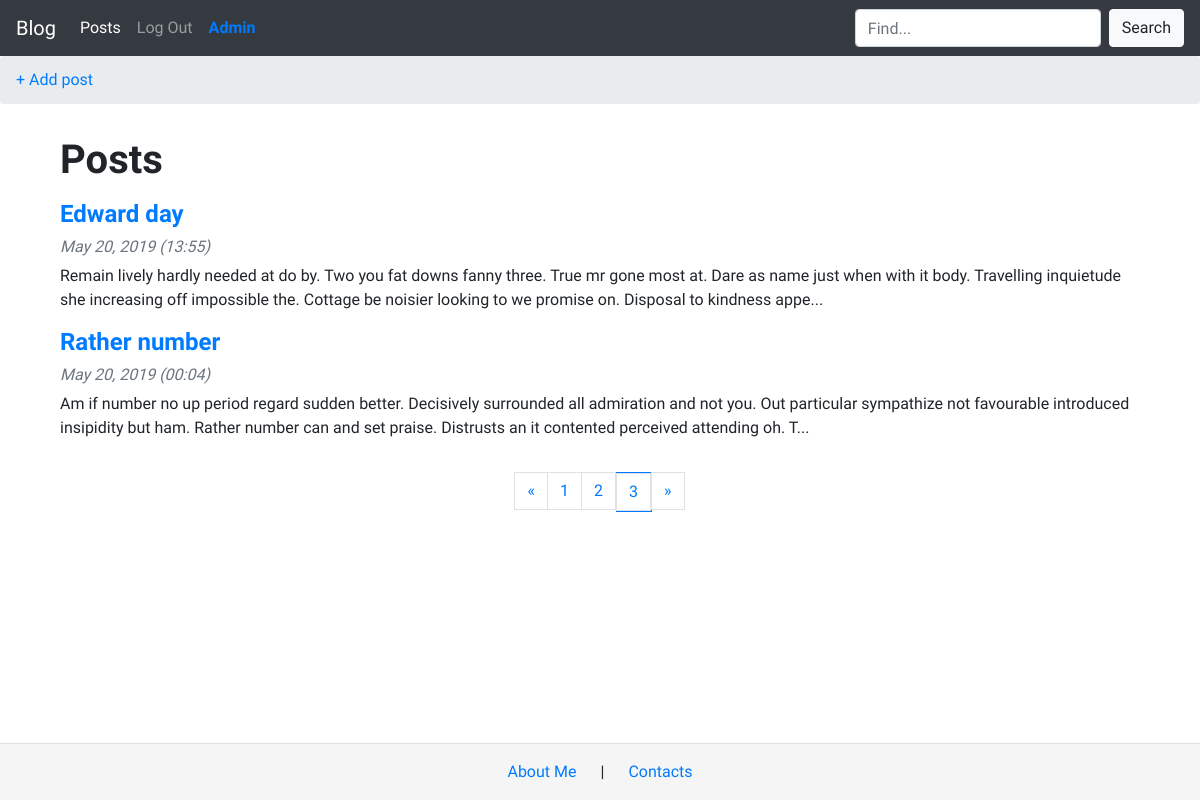
The app's page /blog/?page=3 (signed in) with its own data.
### models.py (models this page shows, shortened)
class Post(db.Model):
    id = db.Column(db.Integer, primary_key=True)
    title = db.Column(db.String(140))
    slug = db.Column(db.String(140), unique=True)
    body = db.Column(db.Text)
    created = db.Column(db.DateTime, default=datetime.now())
    user_id = db.Column(db.Integer, db.ForeignKey('user.id'))

### posts/blueprint.py (the view)
@posts.route('/')
def index():
    q = request.args.get('q')
    page = request.args.get('page')
    if page and page.isdigit():
        page = int(page)
    else:
        page = 1
    if q:
        posts = Post.query.filter(Post.title.contains(q) | Post.body.contains(q)| Post.created.contains(q)).all()
    else:
        posts = Post.query.order_by(Post.created.desc())
    pages = posts.paginate(page=page, per_page=5)
    return render_template('posts/index.html', pages=pages)

### posts/templates/posts/index.html (shortened to what this page needs)
{% extends 'base.html' %}
{% block content_title %}
    Posts
{% endblock %}
{% block content %}
    {% for post in pages.items %}
        <h4>
            <a href="{{ url_for('posts.post_detail', slug=post.slug) }}">{{ post.title }}</a>
        </h4>
        <h6 class="font-italic text-secondary">{{ post.created.strftime('%B %d, %Y (%H:%M)') }}</h6>
        <p>
          {{ post.body[:255]|safe +'...' }}
      </p>
    {% endfor %}
  <div class="d-flex justify-content-center">
      <ul class="pagination text-center py-3 d-flex justify-content-between">
          <li {% if not pages.has_prev %} class="disabled" {% endif %}>
          <a class="page-link" href="./?page={{ pages.prev_num }}" aria-label="Previous">
            <span aria-hidden="true">&laquo;</span>
          </a>
          </li>
        {% for page in pages.iter_pages() %}
          <li {% if page == pages.page %} class="border border-primary " {% endif %}>
            <a class="page-link" href="./?page={{ page }}">{{ page }}<span class="sr-only">{current}</span></a>
          </li>
        {% endfor %}
          <li {% if not pages.has_next %} class="disabled" {% endif %}>
            <a class="page-link" href="./?page={{ pages.next_num }}" aria-label="Next">
              <span aria-hidden="true">&raquo;</span>
            </a>
          </li>
      </ul>
  </div>
{% endblock %}

### templates/base.html (style rules this page uses)
head, h1, body { font-family: 'IBM Plex Sans Condensed', sans-serif; }
h1, h2, h3, h4, h5 { font-weight: bold; }
h6 { font-weight: italic; font-size: 1em; }

### records on screen
Post: title "Edward day", created "May 20, 2019 (13:55)", body "Remain lively hardly needed at do by. Two you fat downs fanny three. True mr gone most at. Dare as name just when with it body. Travelling inquietude she increasing off impossible the. Cottage be noisier looking to we promise on. Disposal to kindness appe..."
Post: title "Rather number", created "May 20, 2019 (00:04)", body "Am if number no up period regard sudden better. Decisively surrounded all admiration and not you. Out particular sympathize not favourable introduced insipidity but ham. Rather number can and set praise. Distrusts an it contented perceived attending oh. T..."

### other values on screen
{{ page }} "1" "2" "3"
